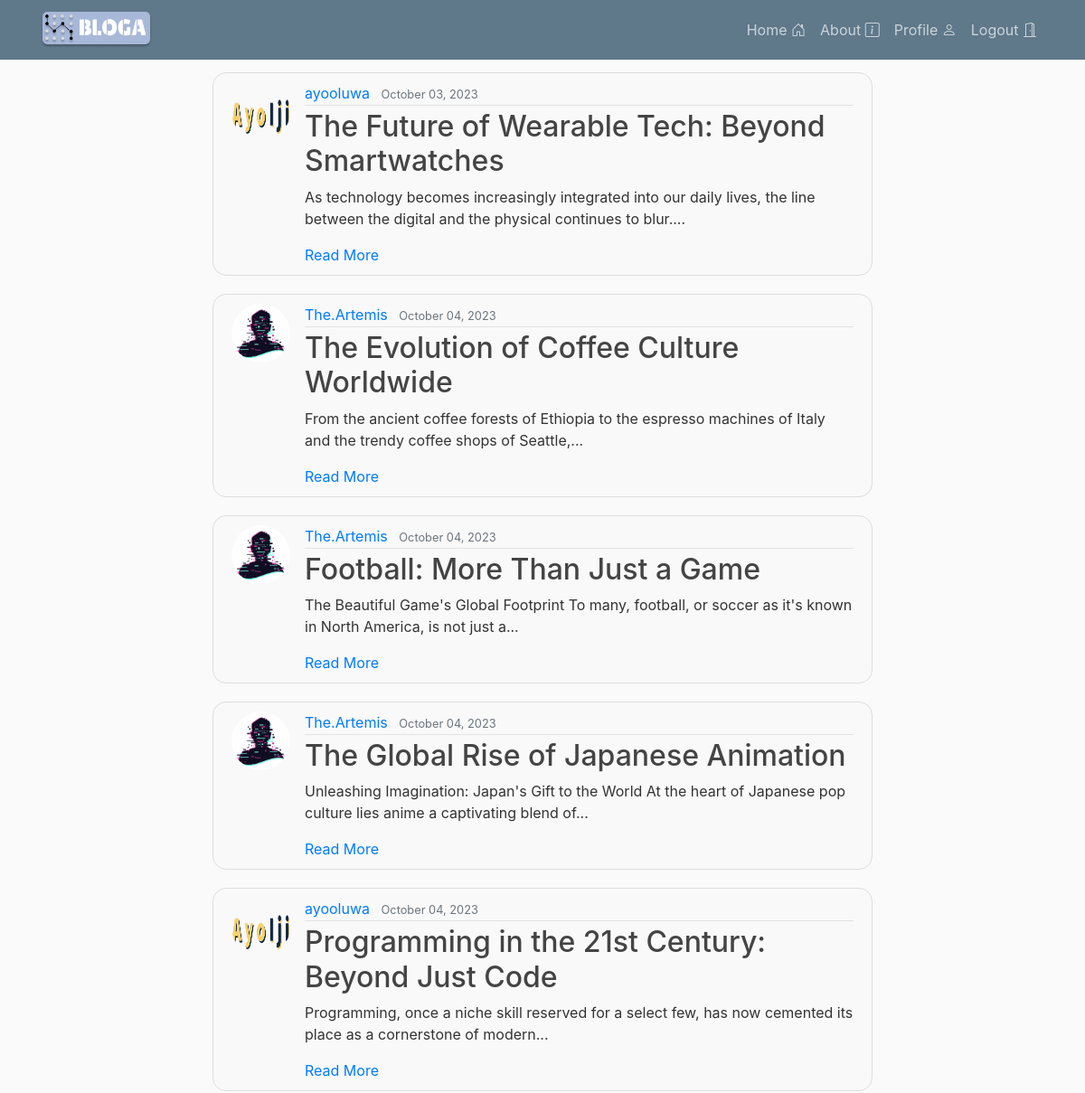
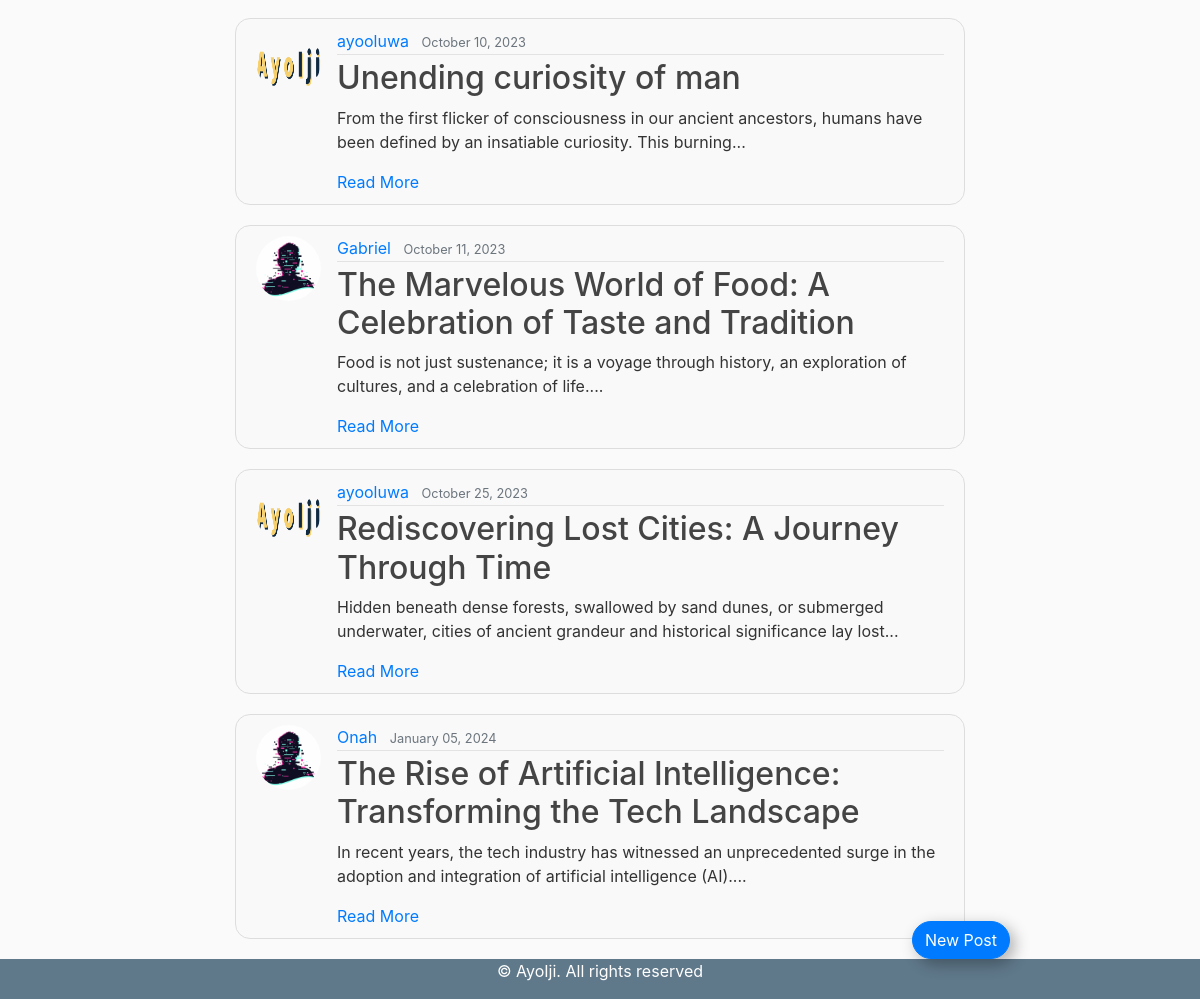
/search/ (signed in), run on the app's committed database (2 pictures, top to bottom).
### blog/models.py (models this page shows, shortened)
class Post(models.Model):
    title = models.CharField(max_length=100)
    content = models.TextField()
    date_posted = models.DateTimeField(default=timezone.now)
    author = models.ForeignKey(User, on_delete=models.CASCADE)
    image = models.ImageField(upload_to='post_images/', default='default.jpg')
    category = models.ForeignKey(Category, on_delete=models.CASCADE, null=True, blank=True)
    likes = models.ManyToManyField(User, related_name='post_likes')
    dislikes = models.ManyToManyField(User, related_name='post_dislikes')
    def teaser(self):
        return ' '.join(self.content.split()[:20]) + '...'

### users/models.py (models this page shows, shortened)
class Profile(models.Model):
    user = models.OneToOneField(User, on_delete=models.CASCADE)
    image = models.ImageField(default='default.jpg', upload_to='profile_pics')
    bio = models.TextField(blank=True, max_length=500)
    email = models.EmailField(unique=True, null=True, blank=True)
    location = models.CharField(blank=True, max_length=100)
    birth_date = models.DateField(null=True, blank=True)
    website = models.URLField(blank=True, max_length=200)

### blog/views.py (the view, shortened to what this page needs)
# urls.py: path('search/', views.search_view, name='search-view'),
def search_view(request):
    queryset = Post.objects.all()
    query = request.GET.get('query', '')  # Default to an empty string if 'query' doesn't exist
    template_name = 'blog/search_results.html'
    context = {
        'results': queryset,  # renaming 'queryset' to 'results' to match your template
        'query': query
    }
    return render(request, template_name, context)

### blog/templates/blog/search_results.html (shortened to what this page needs)
{% extends 'blog/base2.html' %} {% block content %} {% for post in results %}
<article class="media content-section">
  <img
    class="rounded-circle article-img"
    src="{{ post.author.profile.image.url }}"
    alt=""
  />
  <div class="media-body">
    <div class="article-metadata">
      <a class="mr-2" href="#">{{ post.author }}</a>
      <small class="text-muted">{{ post.date_posted|date:"F d, Y" }}</small>
    </div>
    <h2>
      <a class="article-title" href="{% url 'post_detail' post.id %}"
        >{{ post.title }}</a
      >
    </h2>
    <p class="article-content">{{ post.teaser }}</p>
    <a href="{% url 'post_detail' post.id %}" class="read-more">Read More</a>
  </div>
</article>
{% endfor %} {% endblock content %}

### blog/static/blog/main.css (style rules this page uses)
body { background: #fafafa; color: #333333; margin-top: 5rem; }
h1, h2, h3, h4, h5, h6 { color: #444444; }
.content-section { background: #ffffff; padding: 10px 20px; border: 1px solid #dddddd; border-radius: 10px; margin-bottom: 20px; width: 100%; }
.article-title { color: #444444; }
.article-content { white-space: pre-line; }
.article-img { height: 65px; width: 65px; margin-right: 16px; }
.article-metadata { padding-bottom: 1px; margin-bottom: 4px; border-bottom: 1px solid #e3e3e3; }

### blog/templates/blog/base2.html (style rules this page uses)
body { background: #fafafa; color: #333333; margin-top: 5rem; }
h1, h2, h3, h4, h5, h6 { color: #444444; }
.content-section { background: #ffffff; padding: 10px 20px; border-radius: 10px; margin-bottom: 20px; }
.article-title { color: #444444; }
.article-content { white-space: pre-line; }
.article-img { height: 65px; width: 65px; margin-right: 16px; }
.article-metadata { padding-bottom: 1px; margin-bottom: 4px; border-bottom: 1px solid #e3e3e3; }
body { display: flex; flex-direction: column; min-height: 100vh; }
.content-section { border-radius: 15px; border: 1px solid #ddd; background-color: #f9f9f9; }

### data on the page
Post: author.profile.image (picture), author "ayooluwa", date_posted "October 03, 2023", title "The Future of Wearable Tech: Beyond Smartwatches", teaser "As technology becomes increasingly integrated into our daily lives, the line between the digital and the physical continues to blur...."
Post: author.profile.image (placeholder picture), author "The.Artemis", date_posted "October 04, 2023", title "The Evolution of Coffee Culture Worldwide", teaser "From the ancient coffee forests of Ethiopia to the espresso machines of Italy and the trendy coffee shops of Seattle,..."
Post: author.profile.image (placeholder picture), author "The.Artemis", date_posted "October 04, 2023", title "Football: More Than Just a Game", teaser "The Beautiful Game's Global Footprint To many, football, or soccer as it's known in North America, is not just a..."
Post: author.profile.image (placeholder picture), author "The.Artemis", date_posted "October 04, 2023", title "The Global Rise of Japanese Animation", teaser "Unleashing Imagination: Japan's Gift to the World At the heart of Japanese pop culture lies anime a captivating blend of..."
Post: author.profile.image (picture), author "ayooluwa", date_posted "October 04, 2023", title "Programming in the 21st Century: Beyond Just Code", teaser "Programming, once a niche skill reserved for a select few, has now cemented its place as a cornerstone of modern..."
Post: author.profile.image (picture), author "ayooluwa", date_posted "October 10, 2023", title "Unending curiosity of man", teaser "From the first flicker of consciousness in our ancient ancestors, humans have been defined by an insatiable curiosity. This burning..."
Post: author.profile.image (placeholder picture), author "Gabriel", date_posted "October 11, 2023", title "The Marvelous World of Food: A Celebration of Taste and Tradition", teaser "Food is not just sustenance; it is a voyage through history, an exploration of cultures, and a celebration of life...."
Post: author.profile.image (picture), author "ayooluwa", date_posted "October 25, 2023", title "Rediscovering Lost Cities: A Journey Through Time", teaser "Hidden beneath dense forests, swallowed by sand dunes, or submerged underwater, cities of ancient grandeur and historical significance lay lost..."
Post: author.profile.image (placeholder picture), author "Onah", date_posted "January 05, 2024", title "The Rise of Artificial Intelligence: Transforming the Tech Landscape", teaser "In recent years, the tech industry has witnessed an unprecedented surge in the adoption and integration of artificial intelligence (AI)...."
